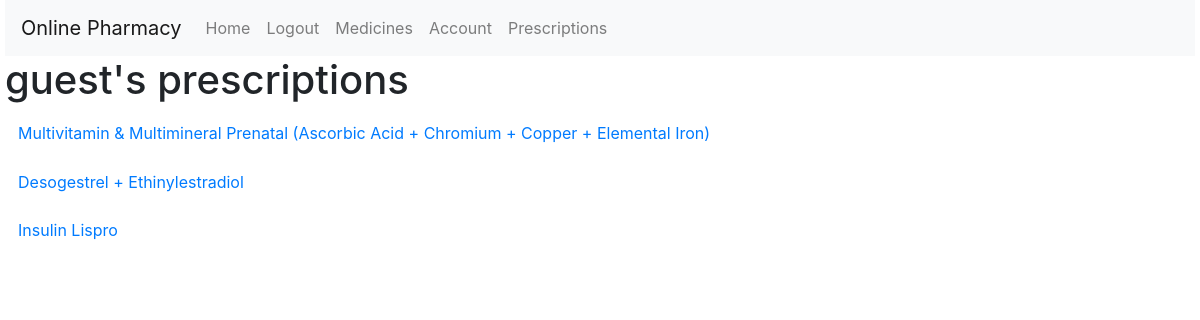
Screenshot of /my_prescriptions (signed in) with the database file from the repository.
### tables this page shows
CREATE TABLE "users" (
    "user_id" INTEGER PRIMARY KEY AUTOINCREMENT,
    "email" TEXT NOT NULL UNIQUE,
    "is_active" INTEGER NOT NULL DEFAULT 1,
    "password_hash" TEXT NOT NULL,
    "username" TEXT NOT NULL UNIQUE,
    "role_id" INTEGER DEFAULT 1,
    "firstname" TEXT NOT NULL,
    "lastname" TEXT NOT NULL,
    FOREIGN KEY (role_id) REFERENCES roles(role_id)
);

CREATE TABLE "prescriptions" (
    "prescription_id" INTEGER PRIMARY KEY AUTOINCREMENT,
    "patient_id" INTEGER NOT NULL,
    "medicine_id" INTEGER NOT NULL,
    "doctor_id" INTEGER NOT NULL,
    "repeating" INTEGER NOT NULL DEFAULT 0,
    "repeating_start" TEXT,
    "repeating_end" TEXT,
    "repeat_interval" INTEGER,
    "last_ordered" TEXT,
    FOREIGN KEY (patient_id) REFERENCES users(user_id),
    FOREIGN KEY (doctor_id) REFERENCES users(user_id),
    FOREIGN KEY (medicine_id) REFERENCES generic(medicine_id)
);

CREATE TABLE "generic" (medicine_id INTEGER PRIMARY KEY AUTOINCREMENT,  name TEXT,  precaution TEXT,  indication TEXT,  contra_indication TEXT,  dose TEXT,  side_effect TEXT,  pregnancy_category_id TEXT, "mode_of_action" TEXT, "interaction" TEXT);

### app.py (the view)
@app.route('/my_prescriptions')
def my_prescriptions():
    user_id = session.get('user_id')
    username = extract_data_single(db.execute('SELECT username FROM users WHERE user_id = ?', user_id), 'username')
    prescriptions_info = db.execute('SELECT * FROM prescriptions INNER JOIN users ON prescriptions.patient_id = users.user_id WHERE patient_id = ?', user_id)
    for prescription in prescriptions_info:
        doctor_id = prescription['doctor_id']
        doctor_lastname = extract_data_single(db.execute('SELECT lastname FROM users WHERE user_id = ?', doctor_id), 'lastname')
        prescription['doctor_name'] = 'Dr. ' + doctor_lastname
        medicine_id = prescription['medicine_id']
        medicine_name = extract_data_single(db.execute('SELECT name FROM generic WHERE medicine_id = ?', medicine_id), 'name')
        prescription['medicine_name'] = medicine_name
    return render_template('my_prescriptions.html', username=username, prescriptions=prescriptions_info)

### app.py (called while the page is built)
def extract_data_single(query_result, key):
    if query_result:
        dictionary = query_result[0]
        return dictionary[key]
    return None

### templates/my_prescriptions.html (shortened to what this page needs)
{% extends 'layout.html' %}
{% block body %}
    <h1>{{ username }}'s prescriptions</h1>
    {% for prescription in prescriptions %}
        <h2>
            <button class="btn btn-link" type="button" data-toggle="collapse" data-target="#prescription{{ loop.index }}" aria-expanded="false" aria-controls="prescription{{ loop.index }}">
                {{ prescription['medicine_name'] }}
            </button>
        </h2>
    {% endfor %}
{% endblock %}

### templates/layout.html (shortened to what this page needs)
<!DOCTYPE html>
<html lang="en">
    <head>
        <link rel="stylesheet" href="https://cdn.jsdelivr.net/npm/bootstrap@4.4.1/dist/css/bootstrap.min.css">
        <link rel="stylesheet" href="static\styles.css">
    </head>
    <body>
        {% if not logged_out %}
            <nav class="navbar navbar-expand-lg navbar-light bg-light">
                <a class="navbar-brand" href="/">Online Pharmacy</a>
                <div class="collapse navbar-collapse" id="navbarSupportedContent">
                    <ul class="navbar-nav mr-auto">
                        <li class="nav-item">
                            <a class="nav-link" href="/">Home</a>
                        </li>
                        <li class="nav-item">
                            <a class="nav-link" href="/logout">Logout</a>
                        </li>
                        <li class="nav-item">
                            <a class="nav-link" href="/medicine">Medicines</a>
                        </li>
                        <li class="nav-item">
                            <a class="nav-link" href="/account">Account</a>
                        </li>
                        <li class="nav-item">
                            <a class="nav-link" href="/my_prescriptions">Prescriptions</a>
                        </li>
                    </ul>
                </div>
            </nav>
        {% endif %}
        {% block body %}
        {% endblock %}
    </body>
</html>

### static/styles.css (style rules this page uses)
body { padding: 0 5px; }

### rows the page displays
users: username "guest"
prescriptions: medicine_name "Multivitamin & Multimineral Prenatal (Ascorbic Acid + Chromium + Copper + Elemental Iron)"
prescriptions: medicine_name "Desogestrel + Ethinylestradiol"
prescriptions: medicine_name "Insulin Lispro"
